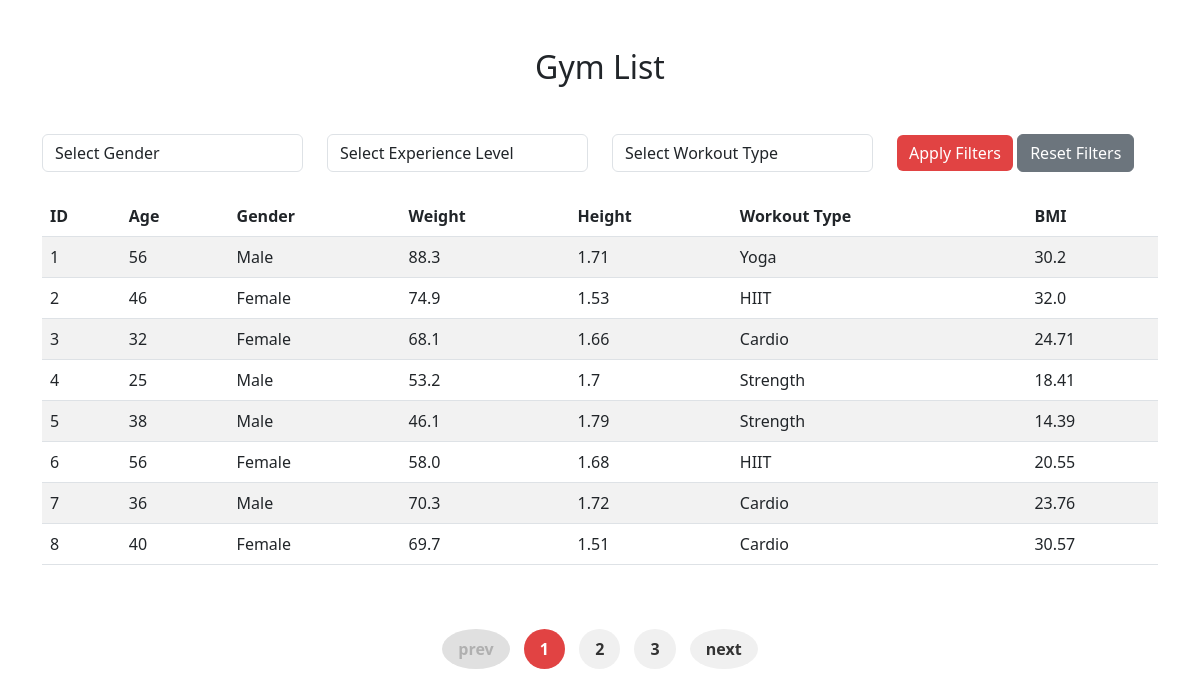
The app's page /features/ with its own data.
### level_prediction/models.py (models this page shows, shortened)
class Features(models.Model):
    Age = models.IntegerField()
    Gender = models.CharField(max_length=10)
    Weight = models.FloatField()
    Height = models.FloatField()
    Max_BPM = models.IntegerField()
    Avg_BPM = models.IntegerField()
    Resting_BPM = models.IntegerField()  # Ajout des parenthèses manquantes
    Session_Duration = models.FloatField()  # Adapté au type float
    Calories_Burned = models.FloatField()  # Adapté au type float
    Workout_Type = models.CharField(max_length=100)
    Fat_Percentage = models.FloatField()  # Adapté au type float
    Water_Intake = models.FloatField()  # Adapté au type float
    Workout_Frequency = models.IntegerField()  # Correction du nom et type
    Experience_Level = models.IntegerField()
    BMI = models.FloatField()  # Adapté au type float

### level_prediction/views.py (the view)
# urls.py: path('features/', views.features_list, name='features_list'),
def features_list(request):
    gender = request.GET.get('gender', '')
    experience_level = request.GET.get('experience_level', '')
    workout_type = request.GET.get('workout_type', '')
    features = Features.objects.all()
    if gender:
        features = features.filter(Gender=gender)
    if experience_level:
        features = features.filter(Experience_Level=experience_level)
    if workout_type:
        features = features.filter(Workout_Type=workout_type)
    features = features.order_by('id')  # Order by ID or any other field
    page_number = request.GET.get('page', 1)  # Default to page 1 if not specified
    paginator = Paginator(features, 8)  # **8 items per page**
    page_obj = paginator.get_page(page_number)
    query_params = request.GET.copy()
    query_params['page'] = page_obj.number  # Update the page number in the query params
    pagination_url = query_params.urlencode()  # Generate the URL with current filters and page number
    return render(request, 'features_list.html', {
        'features': page_obj,
        'pagination_url': pagination_url,  # Pass the URL to the template for pagination links
        'gender': gender,
        'experience_level': experience_level,
        'workout_type': workout_type
    })

### level_prediction/Templates/features_list.html (shortened to what this page needs)
<!DOCTYPE html>
{% load static %}
<html lang="en">
<head>
    <link href="https://cdn.jsdelivr.net/npm/bootstrap@5.3.0-alpha1/dist/css/bootstrap.min.css" rel="stylesheet">
	<link rel="stylesheet" href="{% static 'css/pagination.css' %}">
</head>
<body>
<div class="container mt-5">
    <center><h2 class="mb-5">Gym List</h2></center>
    <form method="GET" action="{% url 'features_list' %}">
        <div class="row mb-4">
            <div class="col-md-3">
                <select class="form-control" name="gender">
                    <option value="">Select Gender</option>
                </select>
            </div>
            <div class="col-md-3">
                <select class="form-control" name="experience_level">
                    <option value="">Select Experience Level</option>
                </select>
            </div>
            <div class="col-md-3">
                <select class="form-control" name="workout_type">
                    <option value="">Select Workout Type</option>
                </select>
            </div>
            <div class="col-md-3">
                <button type="submit" class="btn btn-primary" style="background-color: #E14343; color: white; border: none;">
                    Apply Filters
                </button>
                <a href="{% url 'features_list' %}" class="btn btn-secondary">Reset Filters</a>
            </div>
        </div>
    </form>
    <table class="table table-striped table-class" id="table-id">
        <thead>
            <tr>
                <th>ID</th>
                <th>Age</th>
                <th>Gender</th>
                <th>Weight</th>
                <th>Height</th>
                <th>Workout Type</th>
                <th>BMI</th>
            </tr>
        </thead>
        <tbody>
            {% for feature in features %}
            <tr>
                <td>{{ forloop.counter }}</td>
                <td>{{ feature.Age }}</td>
                <td>{{ feature.Gender }}</td>
                <td>{{ feature.Weight }}</td>
                <td>{{ feature.Height }}</td>
                <td>{{ feature.Workout_Type }}</td>
                <td>{{ feature.BMI }}</td>
            </tr>
            {% endfor %}
        </tbody>
    </table>
<center>
    <div class="content_detail__pagination cdp mt-5" actpage="{{ features.number }}">
        {% if features.has_previous %}
            <a href="?{{ pagination_url|add:'&page=1' }}" class="cdp_i">prev</a>
        {% else %}
            <a href="#" class="cdp_i disabled">prev</a>
        {% endif %}
        {% for page_num in features.paginator.page_range %}
            {% if page_num == features.number %}
                <a href="javascript:void(0)" class="cdp_i active">{{ page_num }}</a>
            {% elif page_num >= features.number|add:"-2" and page_num <= features.number|add:"2" %}
                <a href="?{{ pagination_url|add:'&page='|add:page_num }}" class="cdp_i">{{ page_num }}</a>
            {% endif %}
        {% endfor %}
        {% if features.has_next %}
            <a href="?{{ pagination_url|add:'&page='|add:features.next_page_number }}" class="cdp_i">next</a>
        {% else %}
            <a href="#" class="cdp_i disabled">next</a>
        {% endif %}
    </div>
</center>
</div>
</body>
</html>

### level_prediction/static/css/pagination.css (style rules this page uses)
.content_detail__pagination { text-align: center; display: inline-block; }
.cdp_i { display: inline-block; padding: 8px 16px; margin: 0 5px; background-color: #f0f0f0; border-radius: 50%; text-decoration: none; color: #333; font-weight: bold; transition: background-color 0.3s ease, color 0.3s ease; text-align: center; }
.cdp_i.active { background-color: #E14343; color: white; }
.cdp_i.disabled { background-color: #e0e0e0; color: #b0b0b0; pointer-events: none; }

### records on screen
Features: Age "56", Gender "Male", Weight "88.3", Height "1.71", Workout_Type "Yoga", BMI "30.2"
Features: Age "46", Gender "Female", Weight "74.9", Height "1.53", Workout_Type "HIIT", BMI "32.0"
Features: Age "32", Gender "Female", Weight "68.1", Height "1.66", Workout_Type "Cardio", BMI "24.71"
Features: Age "25", Gender "Male", Weight "53.2", Height "1.7", Workout_Type "Strength", BMI "18.41"
Features: Age "38", Gender "Male", Weight "46.1", Height "1.79", Workout_Type "Strength", BMI "14.39"
Features: Age "56", Gender "Female", Weight "58.0", Height "1.68", Workout_Type "HIIT", BMI "20.55"
Features: Age "36", Gender "Male", Weight "70.3", Height "1.72", Workout_Type "Cardio", BMI "23.76"
Features: Age "40", Gender "Female", Weight "69.7", Height "1.51", Workout_Type "Cardio", BMI "30.57"

### other values on screen
{{ page_num }} "1"
{{ page_num }} "2" "3"
